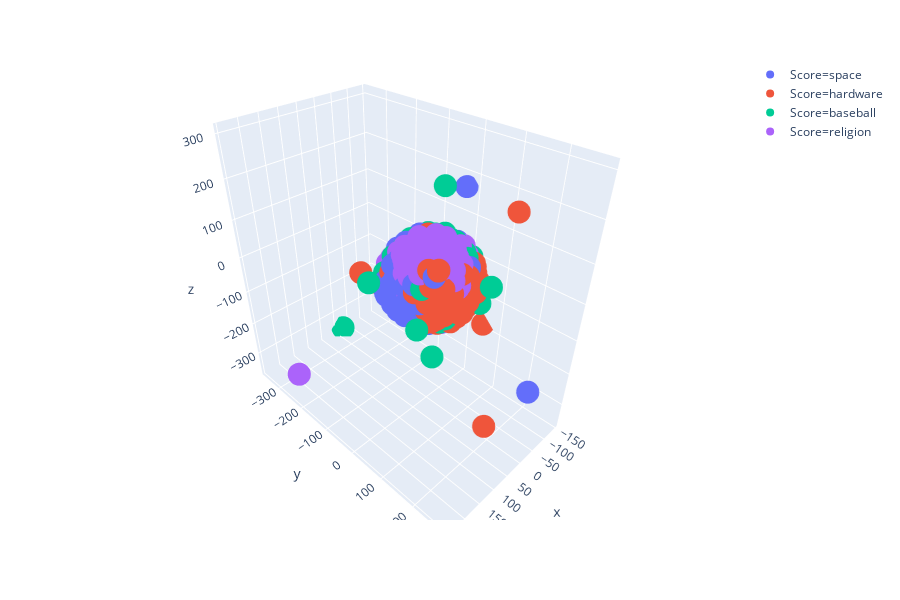

The notebook cell this image was saved under:
### Code cell
fig = px.scatter_3d(df, x="x", y="y", z="z",color="Score")
fig.show()

### Figure 1 — Plotly figure (JSON) as saved in the notebook; plotly's stock layout.template omitted (floating-point values rounded to 4 significant figures; data arrays with more than 128 entries replaced by an {"elided": "..."} marker saying what was removed)
{"data": [{"hoverlabel": {"namelength": 0}, "hovertemplate": "Score=space<br>x=%{x}<br>y=%{y}<br>z=%{z}", "legendgroup": "Score=space", "marker": {"color": "#636efa", "symbol": "circle"}, "mode": "markers", "name": "Score=space", "scene": "scene", "showlegend": true, "type": "scatter3d", "x": {"elided": "593 float values"}, "y": {"elided": "593 float values"}, "z": {"elided": "593 float values"}}, {"hoverlabel": {"namelength": 0}, "hovertemplate": "Score=hardware<br>x=%{x}<br>y=%{y}<br>z=%{z}", "legendgroup": "Score=hardware", "marker": {"color": "#EF553B", "symbol": "circle"}, "mode": "markers", "name": "Score=hardware", "scene": "scene", "showlegend": true, "type": "scatter3d", "x": {"elided": "590 float values"}, "y": {"elided": "590 float values"}, "z": {"elided": "590 float values"}}, {"hoverlabel": {"namelength": 0}, "hovertemplate": "Score=baseball<br>x=%{x}<br>y=%{y}<br>z=%{z}", "legendgroup": "Score=baseball", "marker": {"color": "#00cc96", "symbol": "circle"}, "mode": "markers", "name": "Score=baseball", "scene": "scene", "showlegend": true, "type": "scatter3d", "x": {"elided": "597 float values"}, "y": {"elided": "597 float values"}, "z": {"elided": "597 float values"}}, {"hoverlabel": {"namelength": 0}, "hovertemplate": "Score=religion<br>x=%{x}<br>y=%{y}<br>z=%{z}", "legendgroup": "Score=religion", "marker": {"color": "#ab63fa", "symbol": "circle"}, "mode": "markers", "name": "Score=religion", "scene": "scene", "showlegend": true, "type": "scatter3d", "x": {"elided": "377 float values"}, "y": {"elided": "377 float values"}, "z": {"elided": "377 float values"}}], "layout": {"height": 600, "legend": {"tracegroupgap": 0}, "margin": {"t": 60}, "scene": {"domain": {"x": [0, 0.98], "y": [0, 1]}, "xaxis": {"title": {"text": "x"}}, "yaxis": {"title": {"text": "y"}}, "zaxis": {"title": {"text": "z"}}}}}
